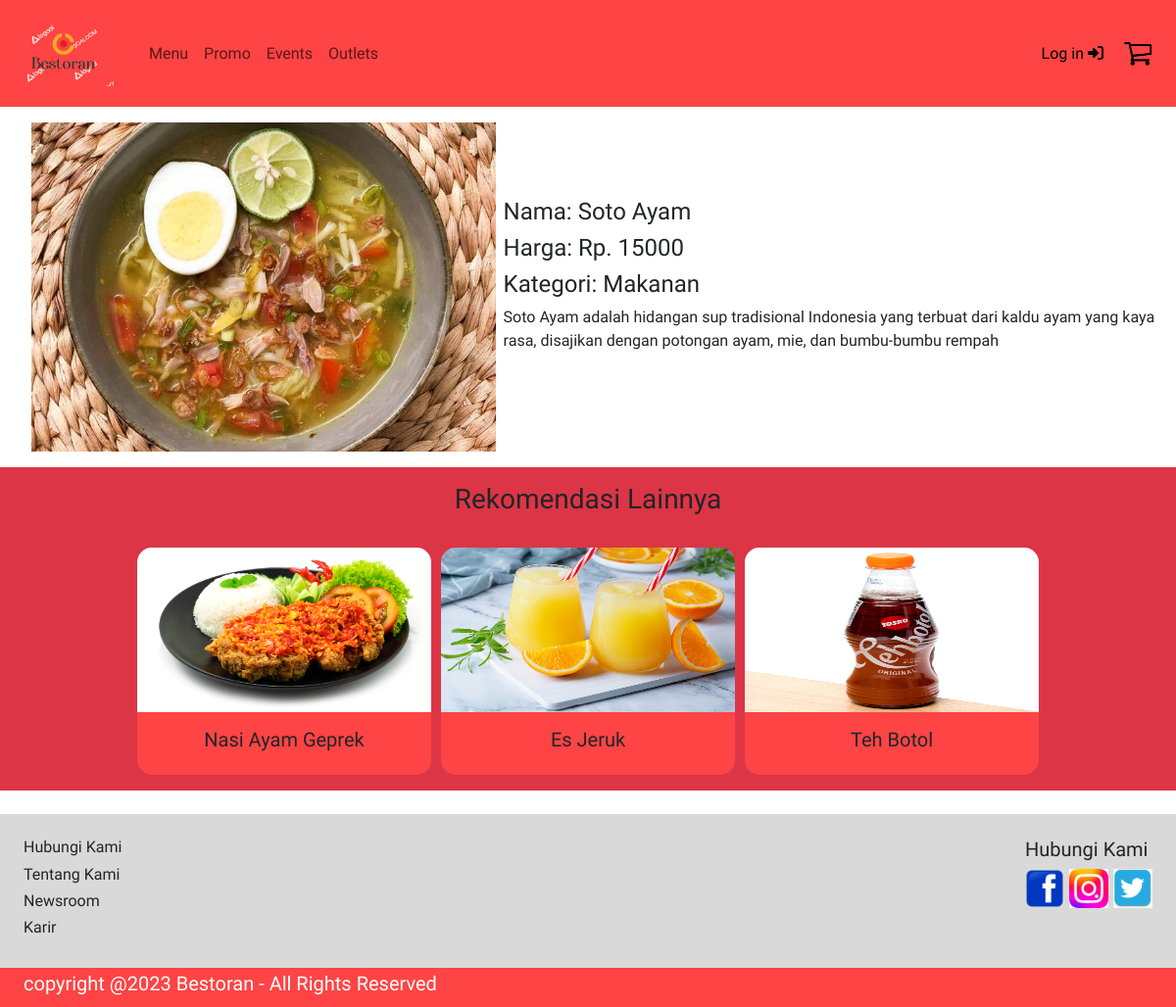
The page /food_details.php?id=F0006 on the database its author committed.
### tables this page shows
CREATE TABLE menu(
	food_id VARCHAR(5) NOT NULL, 
    food_name VARCHAR(30), 
    food_desc VARCHAR(200),
    food_category VARCHAR(30), 
    food_price INT, 
    food_imgpath VARCHAR(50),
    PRIMARY KEY (food_id)
);

### food_details.php (the view, shortened to what this page needs)
<?php
include('components/header.php');
?>
<body>
    <?php
    include('components/navbar.php');
    ?>
    <div class="justify-content-center d-flex flex-row align-items-center">
    </div>
    <?php
    $foodId = $_GET['id'];
    $conn = mysqli_connect('localhost', 'root', '', 'restaurant');
    $sql = "SELECT food_name, food_price, food_category, food_desc, food_imgpath FROM menu WHERE food_id = '$foodId'";
    $result = mysqli_query($conn, $sql);
    if (mysqli_num_rows($result) > 0) {
        while ($row = mysqli_fetch_assoc($result)) {
            $detail = "<div class='detail-items mx-2 d-flex align-items-center'>
                <img class='detail-img ms-4 mt-2' src='$row[food_imgpath]'></img>
                <div class='d-flex flex-column justify-content-around ms-2'>
                        <h4 class='food-name'>Nama: $row[food_name] </h4>
                        <h4 class='food-price'>Harga: Rp. $row[food_price] </h4>
                        <h4 class='food-category'>Kategori: $row[food_category] </h4>
                        <p class='food-desc'> $row[food_desc] </p>
                </div>
            </div>";
        }
        echo $detail;
    } else {
        echo 'No data found for this food item.';
    }
    ?>
    <div class="p-3 mt-3 bg-danger d-flex flex-column text-center align-items-center">
        <h3>Rekomendasi Lainnya</h3>
        <div class="recommended-items mt-4 align-items-center flex-row">
            <?php
            $recommendedMenu = 'SELECT * FROM menu ORDER BY RAND() LIMIT 3';
            $res = mysqli_query($conn, $recommendedMenu);
            while ($row2 = $res->fetch_array()) {
                $card =
                    "<div class='menu-card' data-food-id=$row2[food_id] data-food-price=$row2[food_price] data-food-description='$row2[food_desc]'>
            <div class='food-info'>
            <p class='description'></p>
            </div>
            <img class='menu-card-img' src= $row2[food_imgpath]>
            <div class='menu-card-bottom d-flex flex-row justify-content-around' >
            <div class='menu-card-info d-flex p-3 flex-row justify-content-center'>
                <h5 class='food-name'> $row2[food_name]</h5>
              </div>
            </div>
          </div>";
                echo $card;
            }
            ?>
        </div>
    </div>
    <?php
    include('components/footer.php');
    ?>
</body>

### styles.css (style rules this page uses)
.detail-img { max-width: 40%; height: auto; }
.recommended-items { display: grid; grid-template-columns: repeat(3,1fr); grid-gap:10px; }
* { padding: 0; margin: 0; box-sizing: border-box; font-family: 'Hammersmith One', sans-serif; }
body { min-height:100vh; width: 100vw; overflow-x: hidden; font-family: 'Hammersmith One',sans-serif; }
.menu-card { border-radius: 15px; width: 300px; height:max-content; background-color: #FE4444; cursor: pointer; position: relative; }
.menu-card img { width: 300px; aspect-ratio: 16/9; border-top-right-radius: 15px; border-top-left-radius: 15px; transition: filter 0.3s; }

### rows shown on the page
menu: food_imgpath (picture), food_name "Soto Ayam", food_price "15000", food_category "Makanan", food_desc "Soto Ayam adalah hidangan sup tradisional Indonesia yang terbuat dari kaldu ayam yang kaya rasa, disajikan dengan potongan ayam, mie, dan bumbu-bumbu rempah"
menu: food_imgpath (picture), food_name "Nasi Ayam Geprek"
menu: food_imgpath (picture), food_name "Es Jeruk"
menu: food_imgpath (picture), food_name "Teh Botol"
